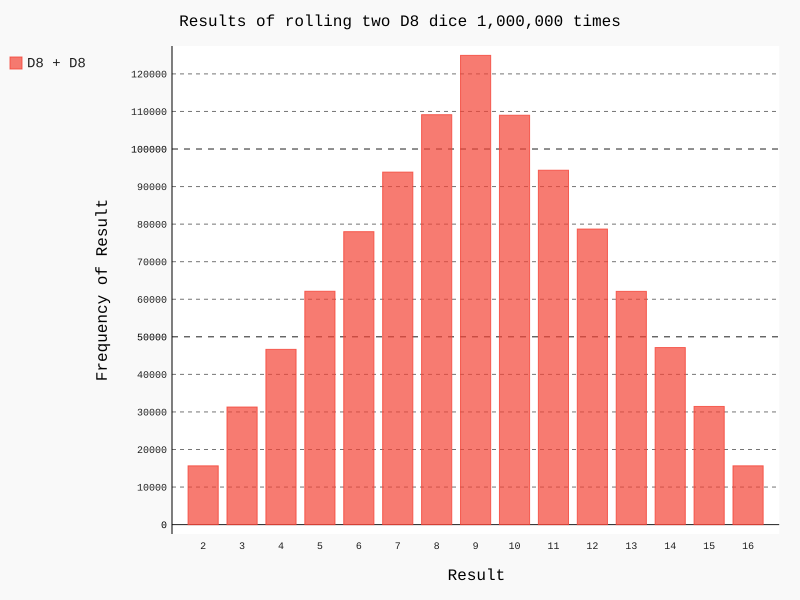

Source code (Python):
import pygal

from die import Die

# Create a die
die_1 = Die(8)
die_2 = Die(8)

# Make some rolls, and store results in a list
results = [die_1.roll() + die_2.roll() for roll_num in range(1000000)]

# Analyze the results
max_result = die_1.num_sides + die_2.num_sides
frequencies = [results.count(value) for value in range(2, max_result+1)]

# Visualize the results
hist = pygal.Bar()

hist.title = "Results of rolling two D8 dice 1,000,000 times"
hist.x_labels = [str(x) for x in range(2, max_result+1)]
hist.x_title = "Result"
hist.y_title = "Frequency of Result"

hist.add('D8 + D8', frequencies)
hist.render_to_file('d8_visual.svg')
